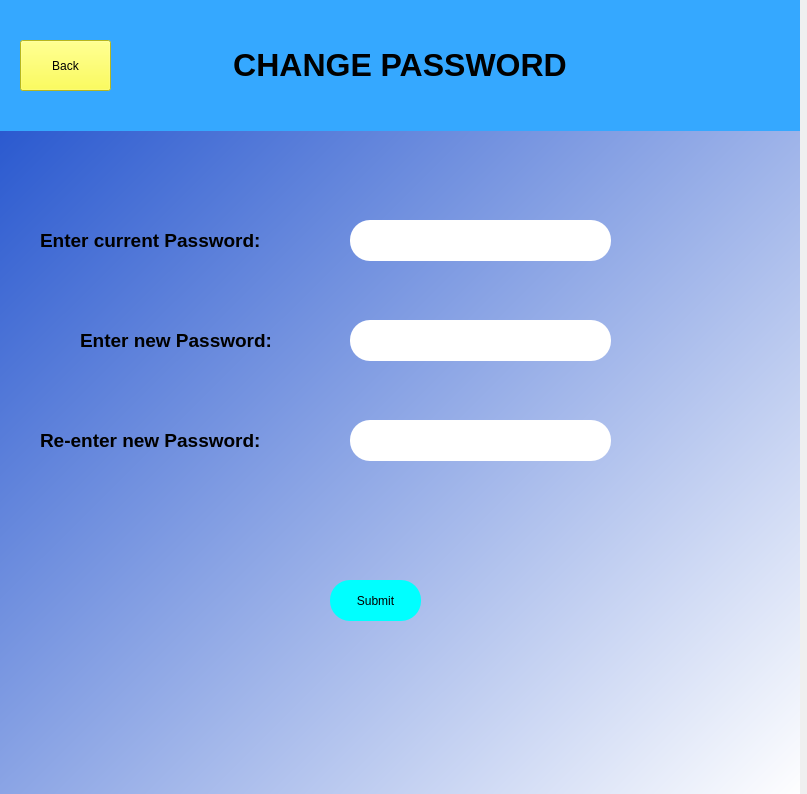
<?xml version="1.0" encoding="UTF-8"?>
<ui version="4.0">
 <class>Dialog</class>
 <widget class="QDialog" name="Dialog">
  <property name="geometry">
   <rect>
    <x>0</x>
    <y>0</y>
    <width>807</width>
    <height>794</height>
   </rect>
  </property>
  <property name="windowTitle">
   <string>Dialog</string>
  </property>
  <property name="styleSheet">
   <string notr="true"/>
  </property>
  <widget class="QWidget" name="widget" native="true">
   <property name="geometry">
    <rect>
     <x>0</x>
     <y>0</y>
     <width>800</width>
     <height>800</height>
    </rect>
   </property>
   <property name="styleSheet">
    <string notr="true">QWidget#widget{background-color: qlineargradient(spread:pad, x1:0, y1:0, x2:1, y2:1, stop:0 rgba(24, 75, 203, 255), stop:1 rgba(255, 255, 255, 255));}</string>
   </property>
   <widget class="QLineEdit" name="password">
    <property name="geometry">
     <rect>
      <x>350</x>
      <y>220</y>
      <width>261</width>
      <height>41</height>
     </rect>
    </property>
    <property name="styleSheet">
     <string notr="true">border-radius:20px</string>
    </property>
   </widget>
   <widget class="QLineEdit" name="newpassword">
    <property name="geometry">
     <rect>
      <x>350</x>
      <y>320</y>
      <width>261</width>
      <height>41</height>
     </rect>
    </property>
    <property name="styleSheet">
     <string notr="true">border-radius:20px</string>
    </property>
   </widget>
   <widget class="QLineEdit" name="retypepass">
    <property name="geometry">
     <rect>
      <x>350</x>
      <y>420</y>
      <width>261</width>
      <height>41</height>
     </rect>
    </property>
    <property name="styleSheet">
     <string notr="true">border-radius:20px</string>
    </property>
   </widget>
   <widget class="QPushButton" name="submit">
    <property name="geometry">
     <rect>
      <x>330</x>
      <y>580</y>
      <width>91</width>
      <height>41</height>
     </rect>
    </property>
    <property name="styleSheet">
     <string notr="true">font: 75 11pt &quot;MS Shell Dlg 2&quot;;
background-color: aqua;
border-radius:20px</string>
    </property>
    <property name="text">
     <string>Submit</string>
    </property>
   </widget>
   <widget class="QLabel" name="label_4">
    <property name="geometry">
     <rect>
      <x>40</x>
      <y>410</y>
      <width>291</width>
      <height>61</height>
     </rect>
    </property>
    <property name="text">
     <string>&lt;html&gt;&lt;head/&gt;&lt;body&gt;&lt;p&gt;&lt;span style=&quot; font-size:14pt; font-weight:600;&quot;&gt;Re-enter new Password:&lt;/span&gt;&lt;/p&gt;&lt;/body&gt;&lt;/html&gt;</string>
    </property>
   </widget>
   <widget class="QLabel" name="label_2">
    <property name="geometry">
     <rect>
      <x>40</x>
      <y>220</y>
      <width>291</width>
      <height>41</height>
     </rect>
    </property>
    <property name="text">
     <string>&lt;html&gt;&lt;head/&gt;&lt;body&gt;&lt;p&gt;&lt;span style=&quot; font-size:14pt; font-weight:600;&quot;&gt;Enter current Password:&lt;/span&gt;&lt;/p&gt;&lt;/body&gt;&lt;/html&gt;</string>
    </property>
   </widget>
   <widget class="QLabel" name="label_3">
    <property name="geometry">
     <rect>
      <x>80</x>
      <y>320</y>
      <width>251</width>
      <height>41</height>
     </rect>
    </property>
    <property name="text">
     <string>&lt;html&gt;&lt;head/&gt;&lt;body&gt;&lt;p&gt;&lt;span style=&quot; font-size:14pt; font-weight:600;&quot;&gt;Enter new Password:&lt;/span&gt;&lt;/p&gt;&lt;/body&gt;&lt;/html&gt;</string>
    </property>
   </widget>
   <widget class="QPushButton" name="back">
    <property name="geometry">
     <rect>
      <x>20</x>
      <y>40</y>
      <width>91</width>
      <height>51</height>
     </rect>
    </property>
    <property name="styleSheet">
     <string notr="true">background-color: rgb(255, 255, 43);
font: 75 11pt &quot;MS Shell Dlg 2&quot;;</string>
    </property>
    <property name="text">
     <string>Back</string>
    </property>
   </widget>
   <widget class="QLabel" name="label">
    <property name="geometry">
     <rect>
      <x>0</x>
      <y>0</y>
      <width>800</width>
      <height>131</height>
     </rect>
    </property>
    <property name="styleSheet">
     <string notr="true">background-color: rgb(53, 168, 255);</string>
    </property>
    <property name="text">
     <string>&lt;html&gt;&lt;head/&gt;&lt;body&gt;&lt;p align=&quot;center&quot;&gt;&lt;span style=&quot; font-size:24pt; font-weight:600;&quot;&gt;CHANGE PASSWORD&lt;/span&gt;&lt;/p&gt;&lt;/body&gt;&lt;/html&gt;</string>
    </property>
   </widget>
   <widget class="QLabel" name="label_5">
    <property name="geometry">
     <rect>
      <x>640</x>
      <y>20</y>
      <width>121</width>
      <height>91</height>
     </rect>
    </property>
    <property name="text">
     <string/>
    </property>
    <property name="pixmap">
     <pixmap resource="../../Desktop/qrc/changepass.qrc">:/newPrefix/Downloads/change_pass_icon (1).png</pixmap>
    </property>
    <property name="scaledContents">
     <bool>true</bool>
    </property>
   </widget>
   <widget class="QLabel" name="error3">
    <property name="geometry">
     <rect>
      <x>180</x>
      <y>500</y>
      <width>391</width>
      <height>41</height>
     </rect>
    </property>
    <property name="styleSheet">
     <string notr="true">color: rgb(255, 0, 0);
</string>
    </property>
    <property name="text">
     <string/>
    </property>
   </widget>
   <zorder>password</zorder>
   <zorder>newpassword</zorder>
   <zorder>retypepass</zorder>
   <zorder>submit</zorder>
   <zorder>label_4</zorder>
   <zorder>label_2</zorder>
   <zorder>label_3</zorder>
   <zorder>label</zorder>
   <zorder>back</zorder>
   <zorder>label_5</zorder>
   <zorder>error3</zorder>
  </widget>
 </widget>
 <resources>
  <include location="../../Desktop/qrc/changepass.qrc"/>
 </resources>
 <connections/>
</ui>
